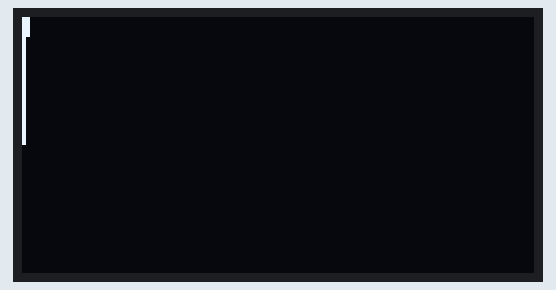
The sketch below on a simulated Arduino Uno, built with avr-gcc and run on an emulated ATmega328P. Parts: 128×64 one-colour display.

Above: at 3.17 s.
At 7.53 s:
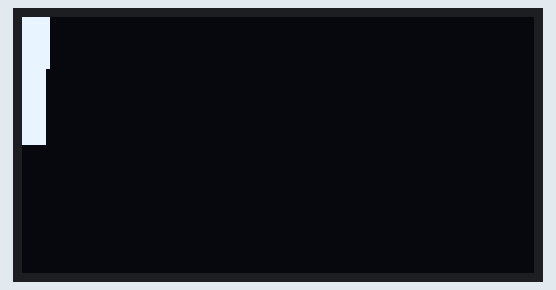
At 12.2 s:
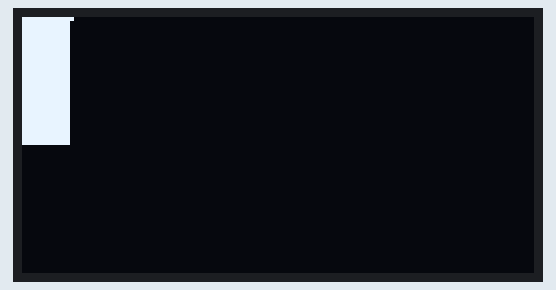
At 21.24 s:
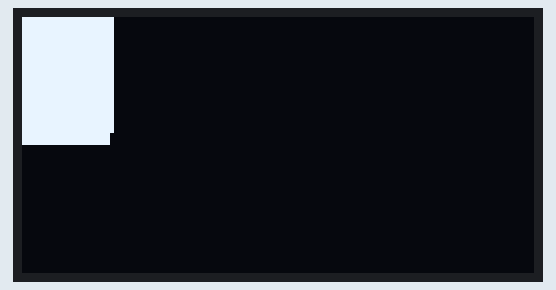
At 30.27 s:
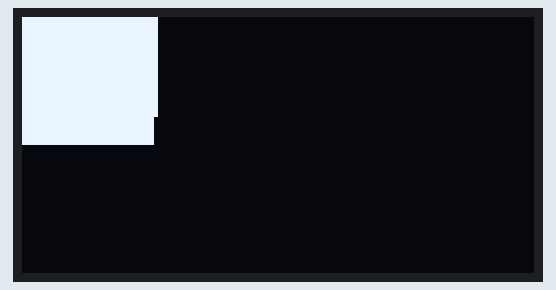
At 39.62 s:
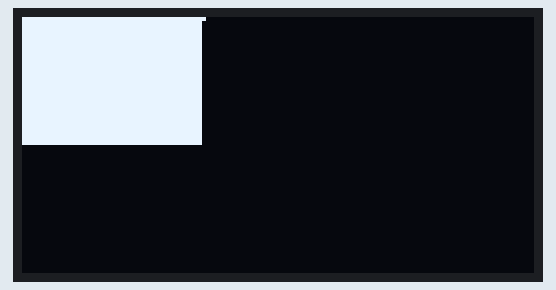

The sketch:

desenhando-pixels.ino
```cpp
#include <SPI.h>
#include <Wire.h>
#include <Adafruit_GFX.h>
#include <Adafruit_SSD1306.h>

#define OLED_RESET -1
Adafruit_SSD1306 display(OLED_RESET);

void setup() {
  // put your setup code here, to run once:
  // by default, we'll generate the high voltage from the 3.3v line internally! (neat!)
  display.begin(SSD1306_SWITCHCAPVCC, 0x3C);  // initialize with the I2C addr 0x3D (for the 128x64)
  // init done
  display.clearDisplay();
  // Show image buffer on the display hardware.
  // Since the buffer is intialized with an Adafruit splashscreen
  // internally, this will display the splashscreen.
  display.display();
  delay(2000);

}

void loop() {
  // put your main code here, to run repeatedly:


  for(uint8_t i=0; i < 128; i++){
    for(uint8_t j=0; j < 32; j++){
    display.drawPixel(i, j, WHITE);
    display.display();
    }
  }


  //delay(10);
  display.clearDisplay();

}
```
